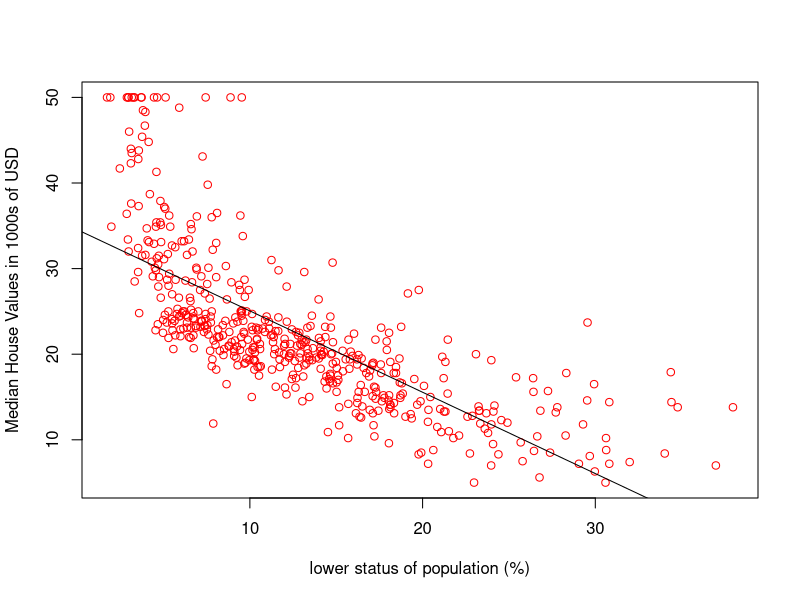

The R script that drew this image:
## ---- chunk 1
library(MASS)
myData <- Boston
lm.fit <- lm(medv~lstat,data=myData)
plot(myData$lstat,myData$medv,xlab="lower status of population (%)",
     ylab="Median House Values in 1000s of USD",col="red")
abline(lm.fit)

## ---- chunk 2
summary(lm.fit)
